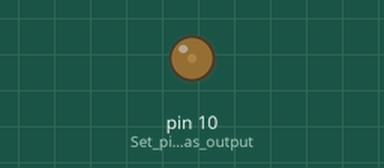
A sketch run on a simulated Arduino Uno, built with avr-gcc and run on an emulated ATmega328P. Parts: output pins drawn as LEDs (lit = HIGH).

Above: at 0.05 s.
At 0.85 s:
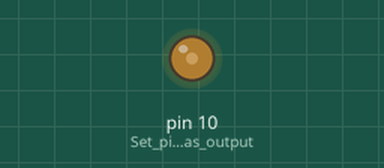
At 1.7 s:
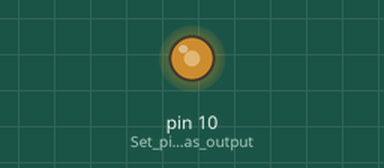
At 3.35 s:
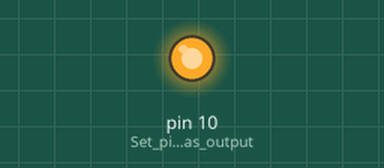
Timing chart, 0 to 7.8 s (numbered marks = the images above):
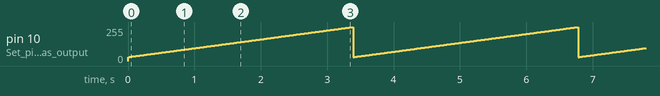

The sketch:

andon_01.ino
```cpp
void setup(){
pinMode(10,OUTPUT); //Set pin 10 as output
}

void loop(){
int i;
  for (i=30;i<=255;i++){ //initialization; condition; increment or decrement
    analogWrite(10,i);
    delay(15); //set fading speed as 15(ms)
  }

  for (i=255;i<=30;i--){
    analogWrite(10,i);
    delay(15);
  }

}
```

Measured:
- by itself, pin 10 (Set_pin_10_as_output): ramps from 30/255 to 255/255 and jumps back, once every 3.4 s
